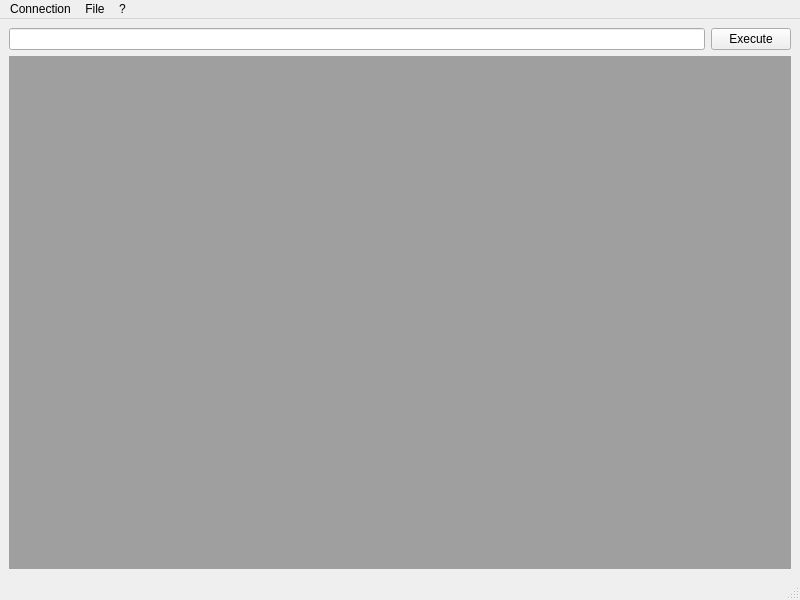
<?xml version="1.0" encoding="UTF-8"?>
<ui version="4.0">
 <class>MainWindowCSSH</class>
 <widget class="QMainWindow" name="MainWindowCSSH">
  <property name="geometry">
   <rect>
    <x>0</x>
    <y>0</y>
    <width>800</width>
    <height>600</height>
   </rect>
  </property>
  <property name="windowTitle">
   <string>Cluster Secure Shell</string>
  </property>
  <widget class="QWidget" name="centralwidget">
   <layout class="QVBoxLayout" name="verticalLayout_2">
    <item>
     <layout class="QVBoxLayout" name="verticalLayout">
      <item>
       <layout class="QHBoxLayout" name="horizontalLayout">
        <item>
         <widget class="QLineEdit" name="commandLineEdit"/>
        </item>
        <item>
         <widget class="QPushButton" name="executePushButton">
          <property name="text">
           <string>Execute</string>
          </property>
         </widget>
        </item>
       </layout>
      </item>
      <item>
       <widget class="QMdiArea" name="mdiArea"/>
      </item>
     </layout>
    </item>
   </layout>
  </widget>
  <widget class="QMenuBar" name="menubar">
   <property name="geometry">
    <rect>
     <x>0</x>
     <y>0</y>
     <width>800</width>
     <height>21</height>
    </rect>
   </property>
   <widget class="QMenu" name="menuConnection">
    <property name="title">
     <string>Connection</string>
    </property>
    <addaction name="actionNew"/>
    <addaction name="actionClose"/>
    <addaction name="actionClose_all"/>
    <addaction name="separator"/>
    <addaction name="actionQuit"/>
   </widget>
   <widget class="QMenu" name="menu">
    <property name="title">
     <string>?</string>
    </property>
    <widget class="QMenu" name="menuLicence">
     <property name="title">
      <string>Licence</string>
     </property>
     <addaction name="actionComplete"/>
     <addaction name="actionWarranty"/>
     <addaction name="actionCopy"/>
    </widget>
    <addaction name="actionHelp"/>
    <addaction name="separator"/>
    <addaction name="actionAbout"/>
    <addaction name="menuLicence"/>
    <addaction name="actionAbout_Qt"/>
    <addaction name="actionShow_network_information"/>
   </widget>
   <widget class="QMenu" name="menuFile">
    <property name="title">
     <string>File</string>
    </property>
    <widget class="QMenu" name="menuEdit_config_file">
     <property name="title">
      <string>Edit config file</string>
     </property>
     <addaction name="actionMain_config_file"/>
     <addaction name="actionOther"/>
    </widget>
    <addaction name="actionLoad_script"/>
    <addaction name="menuEdit_config_file"/>
   </widget>
   <addaction name="menuConnection"/>
   <addaction name="menuFile"/>
   <addaction name="menu"/>
  </widget>
  <widget class="QStatusBar" name="statusbar"/>
  <action name="actionNew">
   <property name="text">
    <string>Open connection to servers</string>
   </property>
   <property name="shortcut">
    <string>Ctrl+O</string>
   </property>
  </action>
  <action name="actionClose">
   <property name="text">
    <string>Close</string>
   </property>
  </action>
  <action name="actionClose_all">
   <property name="text">
    <string>Close all</string>
   </property>
   <property name="shortcut">
    <string>Ctrl+Alt+T</string>
   </property>
  </action>
  <action name="actionQuit">
   <property name="text">
    <string>Quit</string>
   </property>
   <property name="shortcut">
    <string>Ctrl+Alt+Q</string>
   </property>
  </action>
  <action name="actionHelp">
   <property name="text">
    <string>Help</string>
   </property>
   <property name="shortcut">
    <string>F1</string>
   </property>
  </action>
  <action name="actionAbout">
   <property name="text">
    <string>About</string>
   </property>
  </action>
  <action name="actionComplete">
   <property name="text">
    <string>Complete</string>
   </property>
  </action>
  <action name="actionWarranty">
   <property name="text">
    <string>Warranty</string>
   </property>
  </action>
  <action name="actionCopy">
   <property name="text">
    <string>Copy</string>
   </property>
  </action>
  <action name="actionAbout_Qt">
   <property name="text">
    <string>About Qt</string>
   </property>
  </action>
  <action name="actionLoad_script">
   <property name="text">
    <string>Load script</string>
   </property>
  </action>
  <action name="actionMain_config_file">
   <property name="text">
    <string>Main config file</string>
   </property>
  </action>
  <action name="actionOther">
   <property name="text">
    <string>Other</string>
   </property>
  </action>
  <action name="actionShow_network_information">
   <property name="text">
    <string>Show network information</string>
   </property>
   <property name="shortcut">
    <string>Ctrl+Alt+N</string>
   </property>
  </action>
 </widget>
 <resources/>
 <connections/>
</ui>
